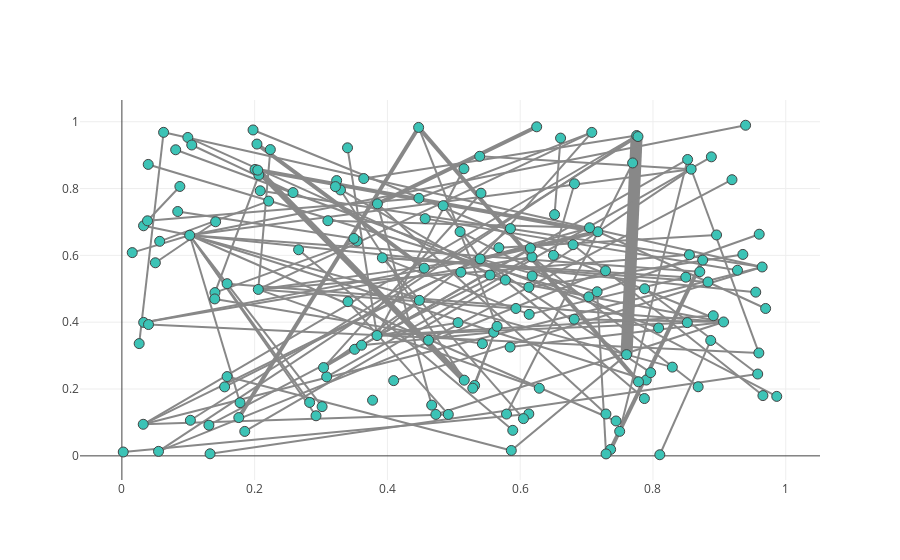

The cell this chart's notebook holds for it:
### Code cell
plotcommonWord(phishGraphRandom)
